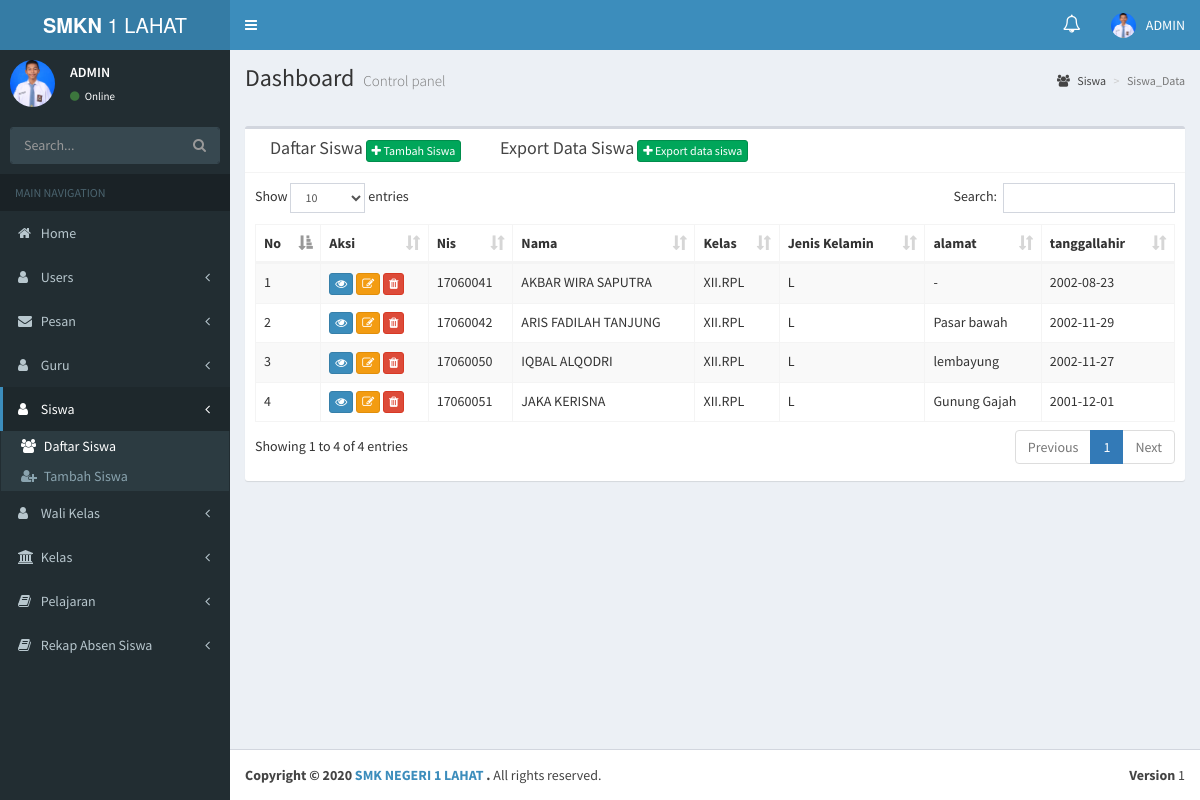
Page /siswa_data.php (signed in) on the committed database.
### tables this page shows
CREATE TABLE `as_users` (
  `id_users` int(11) NOT NULL,
  `id_guru` int(11) NOT NULL,
  `id_wali_kelas` int(11) NOT NULL,
  `userFullname` varchar(255) NOT NULL,
  `username` varchar(255) NOT NULL,
  `password` varchar(255) NOT NULL,
  `foto` varchar(255) NOT NULL,
  `id_level` int(11) NOT NULL
);

CREATE TABLE `as_siswa` (
  `id_siswa` int(11) NOT NULL,
  `id_kelas` int(11) NOT NULL,
  `nis` int(13) NOT NULL,
  `nama_siswa` varchar(255) NOT NULL,
  `jenis_kelamin` enum('L','P') NOT NULL,
  `alamat` text NOT NULL,
  `tanggal_lahir` date NOT NULL,
  `nomor_telpon` varchar(15) NOT NULL,
  `nama_ayah` varchar(255) NOT NULL,
  `pekerjaan_ayah` varchar(255) NOT NULL,
  `nama_ibu` varchar(255) NOT NULL,
  `pekerjaan_ibu` varchar(255) NOT NULL,
  `alamat_ortu` text NOT NULL,
  `nomor_telpon_ortu` varchar(15) NOT NULL
);

CREATE TABLE `as_kelas` (
  `id_kelas` int(11) NOT NULL,
  `kelas` varchar(255) NOT NULL
);

### siswa_data.php (the view, shortened to what this page needs)
<?php include "header.php" ?>
  <aside class="main-sidebar">
    <section class="sidebar">
       <div class="user-panel">
        <div class="pull-left image">
          <?php
 $id_users=$_SESSION['userid'];
          $sql_admin="SELECT * FROM as_users WHERE id_users='$id_users'";
                  $query = mysqli_query($conn,$sql_admin);
                  $id_usersn= mysqli_num_rows($query);
                    if ($id_usersn > 0) {
                              $user = mysqli_fetch_assoc($query);
                            echo "<img src=img/".$user['foto']." class='img-circle' alt='User Image' height = ''>";
                    }?>
        </div>
        <div class="pull-left info">
          <p><?php
              $id_users=$_SESSION['userid'];
          $sql_admin="SELECT * FROM as_users WHERE id_users='$id_users'";
                  $query = mysqli_query($conn,$sql_admin);
                  $id_usersn= mysqli_num_rows($query);
                    if ($id_usersn > 0) {
              $user = mysqli_fetch_assoc($query);
              echo $user['userFullname'];
            }
             ?></p>
          <a href="#"><i class="fa fa-circle text-success"></i> Online</a>
        </div>
      </div>
      <form action="#" method="get" class="sidebar-form">
        <div class="input-group">
          <input type="text" name="q" class="form-control" placeholder="Search...">
          <span class="input-group-btn">
                <button type="submit" name="search" id="search-btn" class="btn btn-flat"><i class="fa fa-search"></i>
                </button>
              </span>
        </div>
      </form>
 <ul class="sidebar-menu" data-widget="tree">
        <li class="header">MAIN NAVIGATION</li>
<?php if ($_SESSION['akses']== 1){
?>
         <li class="">
          <a href="home.php">
            <i class="fa fa-home"></i> <span>Home</span>
          </a>
        </li>
      <li class="treeview">
          <a href="#">
            <i class="fa fa-user"></i>
            <span>Users</span>
            <span class="pull-right-container">
              <i class="fa fa-angle-left pull-right"></i>
            </span>
          </a>
        </li>
         <li class="treeview">
          <a href="#">
            <i class="fa fa-envelope"></i>
            <span>Pesan</span>
            <span class="pull-right-container">
              <i class="fa fa-angle-left pull-right"></i>
            </span>
          </a>
        </li>
              <li class="treeview">
          <a href="#">
            <i class="fa fa-user"></i>
            <span>Guru</span>
            <span class="pull-right-container">
              <i class="fa fa-angle-left pull-right"></i>
            </span>
          </a>
        </li>
      <li class="active treeview">
          <a href="#">
            <i class="fa fa-user"></i>
            <span>Siswa</span>
            <span class="pull-right-container">
              <i class="fa fa-angle-left pull-right"></i>
            </span>
          </a>
          <ul class="treeview-menu">
            <li class="active"><a href="siswa_data.php"><i class="fa fa-users"></i> Daftar Siswa</a></li>
            <li><a href="siswa_tambah.php"><i class="fa fa-user-plus"></i> Tambah Siswa</a></li>
          </ul>
        </li>
      <li class="treeview">
          <a href="#">
            <i class="fa fa-user"></i>
            <span>Wali Kelas</span>
            <span class="pull-right-container">
              <i class="fa fa-angle-left pull-right"></i>
            </span>
          </a>
        </li>
              <li class="treeview">
          <a href="#">
            <i class="fa fa-university"></i>
            <span>Kelas</span>
            <span class="pull-right-container">
              <i class="fa fa-angle-left pull-right"></i>
            </span>
          </a>
        </li>
      <li class="treeview">
          <a href="#">
            <i class="fa fa-book"></i>
            <span>Pelajaran</span>
            <span class="pull-right-container">
              <i class="fa fa-angle-left pull-right"></i>
            </span>
          </a>
        </li>
              <li class=" treeview">
          <a href="#">
            <i class="fa fa-book "></i>
            <span>Rekap Absen Siswa</span>
            <span class="pull-right-container">
              <i class="fa fa-angle-left pull-right"></i>
            </span>
          </a>
        </li>
      </ul><?php } ?>
    </section>
  </aside>
  <div class="content-wrapper">
    <section class="content-header">
      <h1>
        Dashboard
        <small>Control panel</small>
      </h1>
      <ol class="breadcrumb">
        <li><a href="#"><i class="fa fa-users"></i> Siswa</a></li>
        <li class="active">Siswa_Data</li>
      </ol>
    </section>
<br>
    <section class="content">
      <div class="row">
        <div class="col-xs-12">
          <div class="box">
              <div class="box-header with-border">
              <div class="col-md-3">
                <span class="box-title"> Daftar Siswa </span>
                <a class='btn btn-xs  btn-success' href="siswa_tambah.php"><i class ='fa fa-plus'></i> Tambah Siswa </a>
              </div>
              <div class="col-md-4">
                <span class="box-title"> Export Data Siswa </span>
                <a class='btn btn-xs  btn-success' href="export_data/data_siswa/export_data.php" target="_blank"><i class ='fa fa-plus'></i> Export data siswa </a>
              </div>
            </div>
            <div class="box-body table-responsive no-padding">
            <div class="box-body ">
              <?php
              $sql="SELECT * FROM as_siswa as s INNER JOIN as_kelas as k ON s.id_kelas=k.id_kelas ORDER BY nis ASC ";
              $sql_h=mysqli_query($conn,$sql);
              $tbl= " ";
                 $tbl.= "<table id='example1' class='table table-bordered table-striped'>";
                 $tbl.= "<thead>";
                 $tbl.= "<tr>";
                 $tbl.= "<th '>No</th>";
                 $tbl.= "<th>Aksi</th>";
                 $tbl.= "<th '>Nis</th>";
                 $tbl.= "<th '>Nama</th>";
                 $tbl.= "<th '>Kelas</th>";
                 $tbl.= "<th '>Jenis Kelamin</th>";
                 $tbl.= "<th '>alamat</th>";
                 $tbl.= "<th '>tanggallahir</th>";
                 $tbl.= "</tr>";
                 $tbl.= "</thead>";
                 if (mysqli_num_rows($sql_h) > 0) {
                 	$nomor = 1;
                   foreach ($sql_h as $key => $value) {
                     $tbl.= "<tr>";
                     $tbl.= "<td>".$nomor."</td>";
                     $tbl.= "<td>
                    <a class='btn btn-xs btn-primary' href='siswa_detail.php?id_siswa=".$value['id_siswa']."'><i class='fa fa-eye'></i></a>
                    <a class='btn btn-xs btn-warning' href='siswa_edit.php?id_siswa=".$value['id_siswa']."'><i class='fa fa-edit'></i></a>
                    <a class='btn btn-xs btn-danger' href='javascript:hapus(".$value['id_siswa'].")'><i class='fa fa-trash'></i></a></td>";
                     $tbl.= "<td>".$value['nis']."</td>";
                     $tbl.= "<td>".$value['nama_siswa']."</td>";
                     $tbl.= "<td>".$value['kelas']."</td>";
                     $tbl.= "<td>".$value['jenis_kelamin']."</td>";
                     $tbl.= "<td>".$value['alamat']."</td>";
                     $tbl.= "<td>".$value['tanggal_lahir']."</td>";
                     $tbl.= "</tr>";
                $nomor++;
           }}
           $tbl.= "</table>";
           print($tbl);
            ?>
            </div>
          </div>
        </div>
      </div>
    </section>
  </div>
<?php include 'footer.php'; ?>

### header.php (shortened to what this page needs)
<?php include "koneksi.php";
 ?>
<!DOCTYPE html>
<html>
<head>
  <link rel="stylesheet" href="bower_components/bootstrap/dist/css/bootstrap.min.css">
  <link rel="stylesheet" href="bower_components/font-awesome/css/font-awesome.min.css">
  <link rel="stylesheet" href="bower_components/Ionicons/css/ionicons.min.css">
  <link rel="stylesheet" href="dist/css/AdminLTE.min.css">
  <link rel="stylesheet" href="plugins/iCheck/all.css">
  <link rel="stylesheet" href="dist/css/skins/_all-skins.min.css">
  <link rel="stylesheet" href="bower_components/morris.js/morris.css">
  <link rel="stylesheet" href="bower_components/jvectormap/jquery-jvectormap.css">
  <link rel="stylesheet" href="bower_components/bootstrap-datepicker/dist/css/bootstrap-datepicker.min.css">
  <link rel="stylesheet" href="bower_components/bootstrap-daterangepicker/daterangepicker.css">
  <link rel="stylesheet" href="plugins/bootstrap-wysihtml5/bootstrap3-wysihtml5.min.css">
   <link rel="stylesheet" href="bower_components/select2/dist/css/select2.min.css">
  <link rel="stylesheet" href="bower_components/datatables.net-bs/css/dataTables.bootstrap.min.css">
  <link rel="stylesheet" href="bower_components/bootstrap-colorpicker/dist/css/bootstrap-colorpicker.min.css">
  <link rel="stylesheet" href="plugins/timepicker/bootstrap-timepicker.min.css">
</head>
<body class="hold-transition skin-blue sidebar-mini">
<div class="wrapper">
  <header class="main-header">
    <a href="home.php" class="logo">
      <span class="logo-lg"><b>SMKN</b> 1 LAHAT</span>
    </a>
    <nav class="navbar navbar-static-top">
      <a href="#" class="sidebar-toggle" data-toggle="push-menu" role="button">
      </a>
      <div class="navbar-custom-menu">
        <ul class="nav navbar-nav">
<?php if ($_SESSION['akses']== 1 or $_SESSION['akses']== 3 ){ ?>
         <li class="dropdown">
       <a href="#" class="dropdown-toggle" data-toggle="dropdown"><span class="label label-pill label-danger count" style="border-radius:10px;"></span> <span class="fa fa-bell-o" style="font-size:18px;"></span></a>
      </li>
<?php } ?>
          <li class="dropdown user user-menu">
            <a href="#" class="dropdown-toggle" data-toggle="dropdown">
                <?php
           $id_users=$_SESSION['userid'];
          $sql_admin="SELECT * FROM as_users WHERE id_users='$id_users'";
                  $query = mysqli_query($conn,$sql_admin);
                  $id_usersn= mysqli_num_rows($query);
                    if ($id_usersn > 0) {
              $user = mysqli_fetch_assoc($query);
             echo "<img src=img/".$user['foto']." class='user-image' alt='User Image'>";
          }
                    ?>
              <span class="hidden-xs">  <?php
              $id_users=$_SESSION['userid'];
          $sql_admin="SELECT * FROM as_users WHERE id_users='$id_users'";
                  $query = mysqli_query($conn,$sql_admin);
                  $id_usersn= mysqli_num_rows($query);
                    if ($id_usersn > 0) {
              $user = mysqli_fetch_assoc($query);
              echo $user['userFullname'];
            }
             ?></span>
            </a>
          </li>
        </ul>
      </div>
    </nav>
  </header>

### rows in the picture
as_users: foto (picture), userFullname "ADMIN"
as_siswa: nis "17060041", nama_siswa "AKBAR WIRA SAPUTRA", id_kelas.kelas "XII.RPL", jenis_kelamin "L", alamat "-", tanggal_lahir "2002-08-23"
as_siswa: nis "17060042", nama_siswa "ARIS FADILAH TANJUNG", id_kelas.kelas "XII.RPL", jenis_kelamin "L", alamat "Pasar bawah", tanggal_lahir "2002-11-29"
as_siswa: nis "17060050", nama_siswa "IQBAL ALQODRI", id_kelas.kelas "XII.RPL", jenis_kelamin "L", alamat "lembayung", tanggal_lahir "2002-11-27"
as_siswa: nis "17060051", nama_siswa "JAKA KERISNA", id_kelas.kelas "XII.RPL", jenis_kelamin "L", alamat "Gunung Gajah", tanggal_lahir "2001-12-01"
